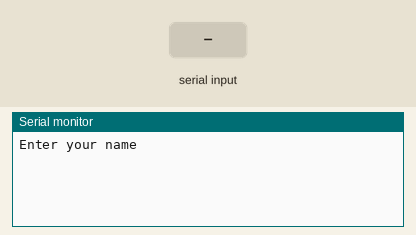
Recording of a sketch running on a simulated Arduino Uno, built with avr-gcc and run on an emulated ATmega328P. Parts: the last lines printed to the serial monitor. The test bench sets the inputs (shaded band).

Above: at 1.2 s.
1.3 s: "1\n" received over Serial
At 1.8 s:
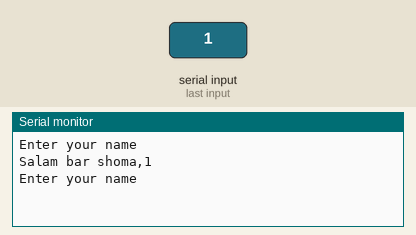
2.8 s: "0\n" received over Serial
At 4.0 s:
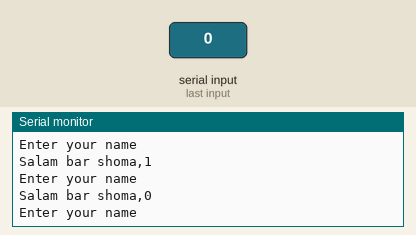
4.3 s: "2\n" received over Serial
At 5.3 s:
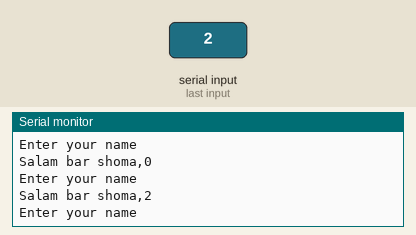

The sketch:

serial_port.ino
```cpp
// MOHSEN SALARI 9711312

#define REQUEST_MESSAGE "Enter your name \n"
#define RESPOND_MESSAGE "Salam bar shoma,"
#define UPLOAD_SPEED 9600
#define LINE_SIZE 255
#define CHAR_TERMINATOR '\n'

bool showMessage;
//+1 for handle null
char buffer[LINE_SIZE + 1];

void setup()
{
  Serial.begin(UPLOAD_SPEED);
  showMessage = true;
}

void loop()
{
  if (showMessage)
  {
    Serial.print(REQUEST_MESSAGE);
    showMessage = false;
  }
  if (Serial.available())
  {
    size_t size = Serial.readBytesUntil(CHAR_TERMINATOR, buffer, LINE_SIZE);
    buffer[size] = '\0';
    Serial.print(RESPOND_MESSAGE);
    Serial.println(buffer);
    showMessage = true;
  }
}
```

Measured:
- after the input at 1.3 s, the serial monitor: prints a new line at once (image 1)
- after the input at 2.8 s, the serial monitor: prints a new line at once (image 2)
- after the input at 4.3 s, the serial monitor: prints a new line at once (image 3)
